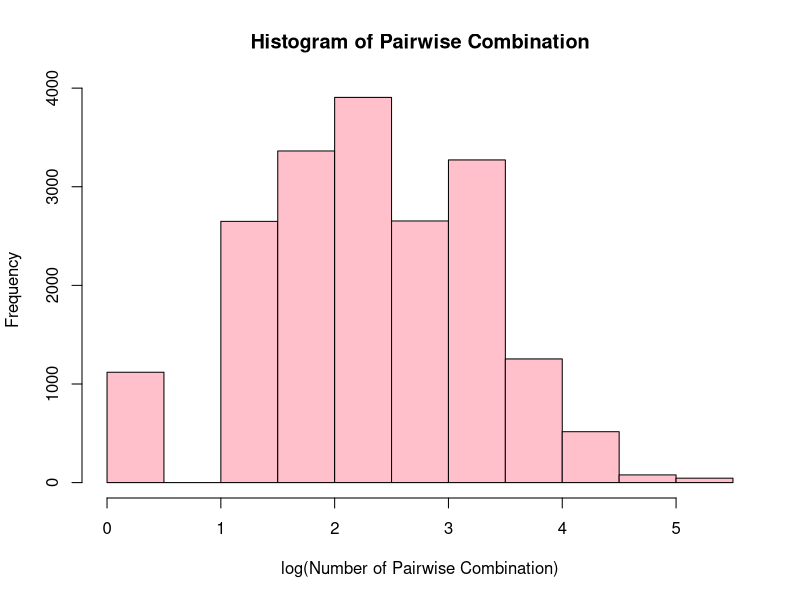
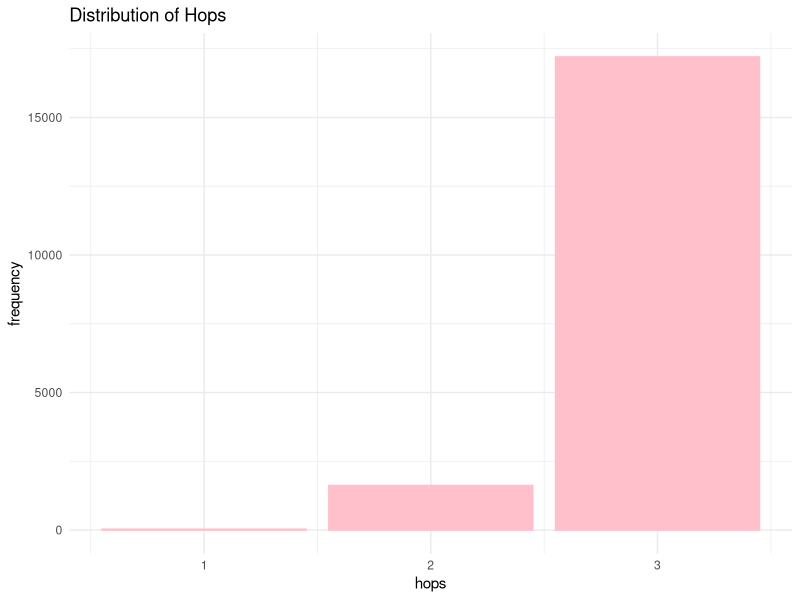
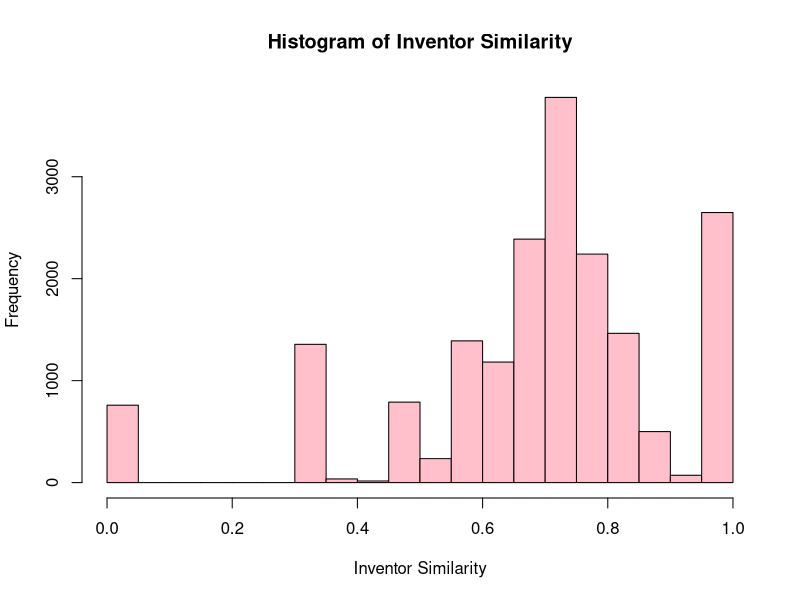
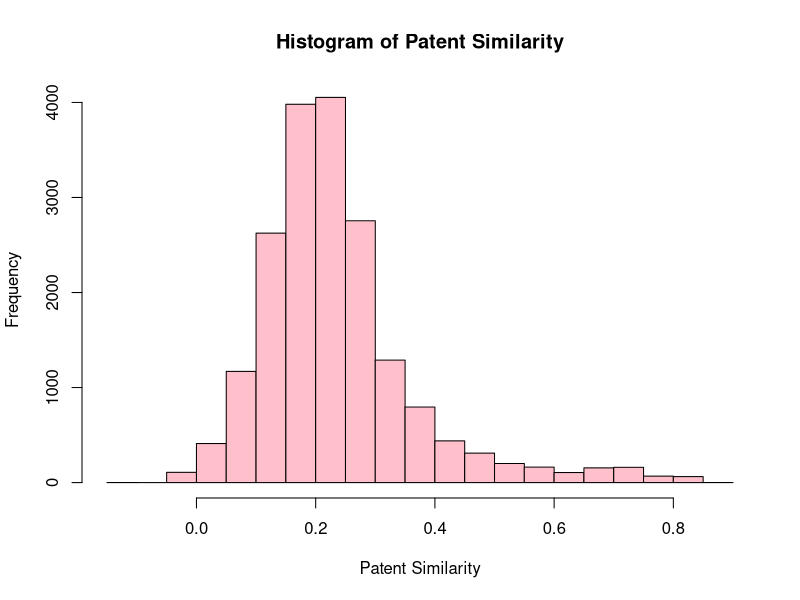
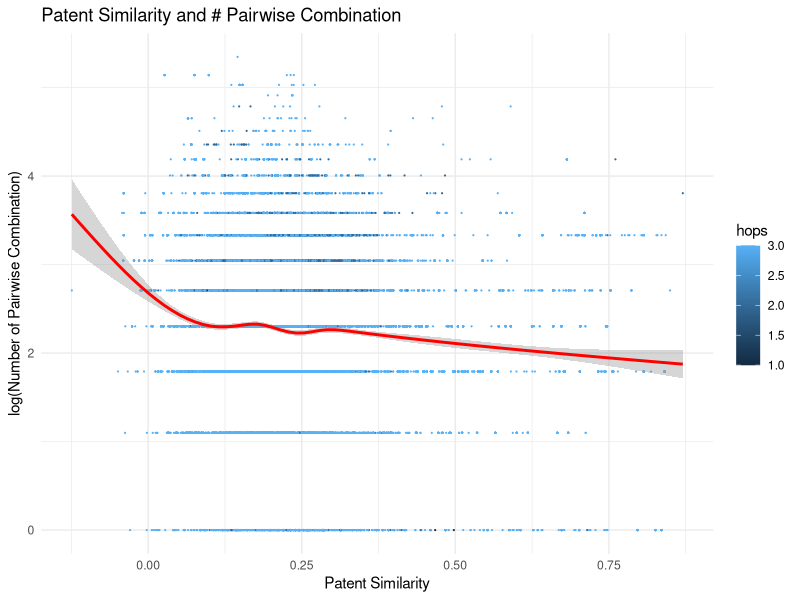
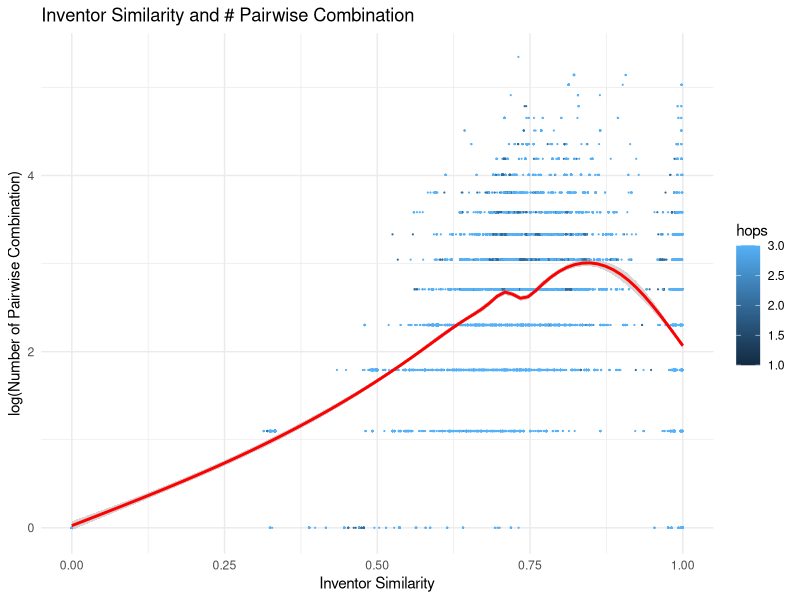
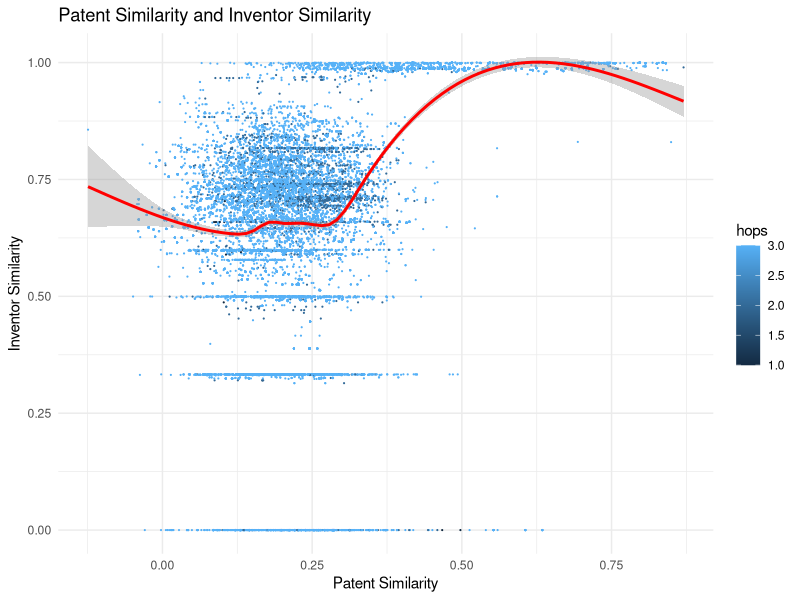
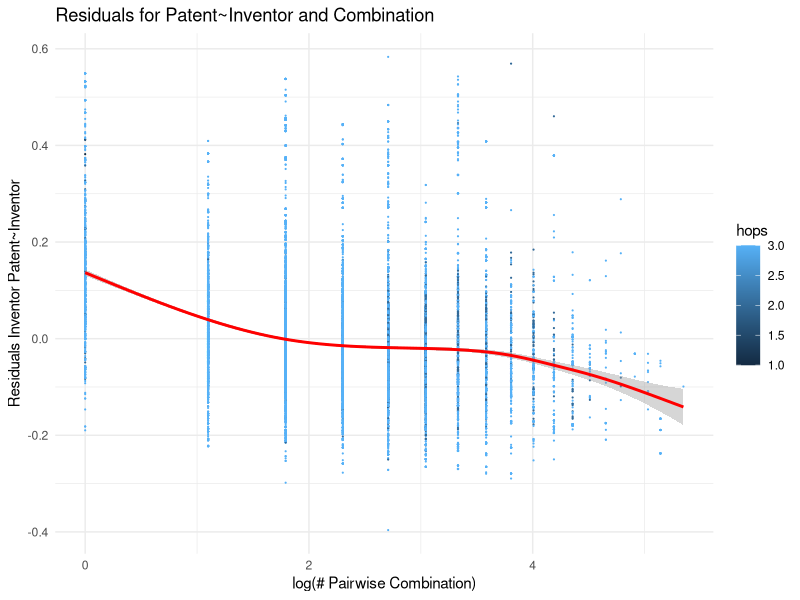

Generate these figures, in order, with R:
library(tidyverse)

df <- read_csv("interpatent.csv")

# Log transformation of "combination"
df['combination'] <- lapply(df['combination'], log)

# Histogram of log(Combination)
hist(df$combination, 
     xlab="log(Number of Pairwise Combination)",
     col="pink",
     main="Histogram of Pairwise Combination")

# Create bar graph of frequency for each hop
bar <- df %>%
  mutate(count = 1) %>%
  group_by(hops) %>%
  summarize(freq = sum(count))

ggplot(data = bar, aes(x=hops,y=freq)) +
  geom_bar(stat='identity', col='pink', fill='pink') +
  theme_minimal() +
  ylab("frequency") +
  ggtitle("Distribution of Hops")

# Histogram of Inventor Similarity
hist(df$inventor_sim,
     xlab="Inventor Similarity",
     main="Histogram of Inventor Similarity",
     col='pink')

# Histogram of Patent Similarity
hist(df$similarity,
     xlab="Patent Similarity",
     main="Histogram of Patent Similarity",
     col='pink')

# lm and plot for values 
lmod <- lm(similarity ~ inventor_sim, df)
summary(lmod)

lmod2 <- lm(similarity ~ combination, df)
summary(lmod2)

lmod3 <- lm(inventor_sim ~ combination, df)
summary(lmod3)

lmod4 <- lm(similarity ~ combination + inventor_sim, df)
summary(lmod4)

df["lmod_residuals"] <- lmod$residuals

lmod5 <- lm(lmod_residuals ~ combination, df)
summary(lmod5)

ggplot(data = df, aes(x=similarity, y=combination, color=hops)) + 
  geom_point(size=0.1) + 
  geom_smooth(col='red') + 
  theme_minimal() +
  xlab("Patent Similarity") + 
  ylab("log(Number of Pairwise Combination)") + 
  ggtitle("Patent Similarity and # Pairwise Combination")

ggplot(data = df, aes(x=inventor_sim, y=combination, color=hops)) + 
  geom_point(size=0.1) + 
  geom_smooth(col='red') + 
  theme_minimal() +
  xlab("Inventor Similarity") + 
  ylab("log(Number of Pairwise Combination)") + 
  ggtitle("Inventor Similarity and # Pairwise Combination")

ggplot(data = df, aes(x=similarity, y=inventor_sim, color=hops)) + 
  geom_point(size=0.1) + 
  geom_smooth(col='red') + 
  theme_minimal() +
  xlab("Patent Similarity") + 
  ylab("Inventor Similarity") + 
  ggtitle("Patent Similarity and Inventor Similarity")

ggplot(data = df, aes(x=combination, y=lmod_residuals, color=hops)) + 
  geom_point(size=0.1) + 
  geom_smooth(col='red') + 
  theme_minimal() +
  xlab("log(# Pairwise Combination)") + 
  ylab("Residuals Inventor Patent~Inventor") + 
  ggtitle("Residuals for Patent~Inventor and Combination")
